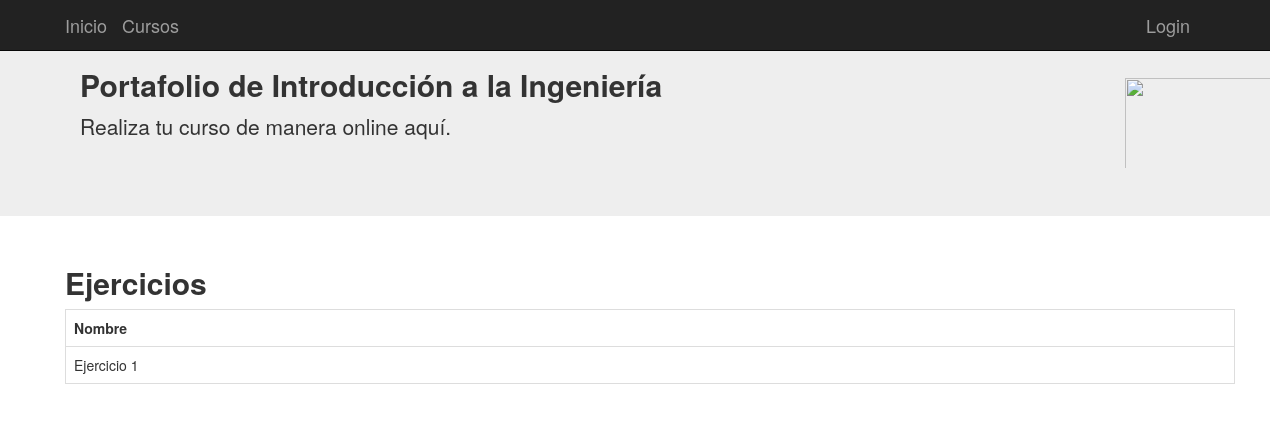
The app's page /ejercicios, older data.
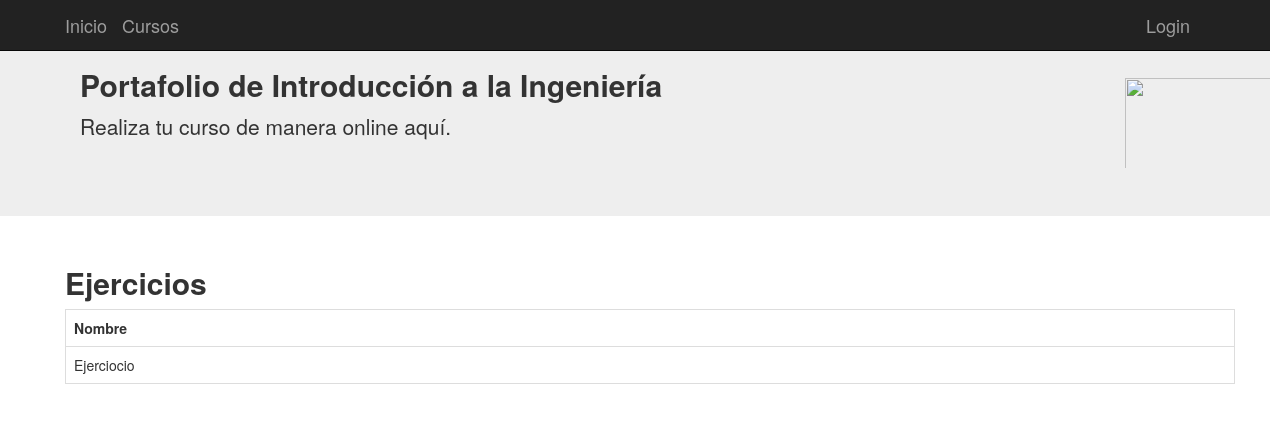
The same page, newer data.
### tables this page shows
CREATE TABLE ejercicios (
	id INTEGER NOT NULL, 
	titulo VARCHAR(100), 
	planteamiento VARCHAR(100), 
	"Cursoid" INTEGER NOT NULL, 
	PRIMARY KEY (id), 
	FOREIGN KEY("Cursoid") REFERENCES cursos (id)
);

### aplicacion/app.py (the view)
@app.route('/ejercicios')
def ejercicios():
    from aplicacion.models import Ejercicios ,Alumnos
    alum=Alumnos.query.all()
    ejercicios=Ejercicios.query.all()
    print(ejercicios)
    return render_template("ejercicios.html", ejercicios=ejercicios,alum=alum)

### aplicacion/models.py (called while the page is built)
    def __repr__(self):
        return (u'<{self.__class__.__name__}: {self.id}>'.format(self=self))

### aplicacion/templates/ejercicios.html (shortened to what this page needs)
{% extends "base.html" %}
{% block contenido %}
<div class="container">
  <div class="row">
    <h2><b>Ejercicios</b></h2>
    <div class="list-group">
      <table class="table table-bordered">
          <tr>
            <th>Nombre</th>
          </tr>
      {% for eje in ejercicios %}
        <tr>
          <td>{{eje.titulo}}</td>
        </tr>
      {% endfor %}
      </table>
    </div>
  </div>
</div>
{% endblock %}

Row changes from the older to the newer data that the page shows:
changed ejercicios: titulo "Ejercicio 1" → "Ejerciocio"
